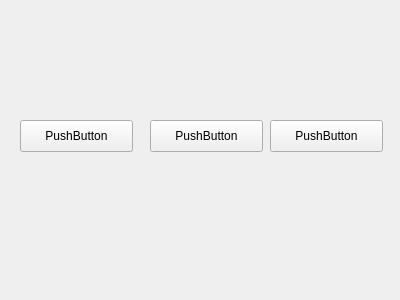
<?xml version="1.0" encoding="UTF-8"?>
<ui version="4.0">
 <class>Form</class>
 <widget class="QWidget" name="Form">
  <property name="geometry">
   <rect>
    <x>0</x>
    <y>0</y>
    <width>400</width>
    <height>300</height>
   </rect>
  </property>
  <property name="windowTitle">
   <string>Form</string>
  </property>
  <widget class="QPushButton" name="playBtn">
   <property name="geometry">
    <rect>
     <x>20</x>
     <y>120</y>
     <width>113</width>
     <height>32</height>
    </rect>
   </property>
   <property name="text">
    <string>PushButton</string>
   </property>
  </widget>
  <widget class="QPushButton" name="pauseBtn">
   <property name="geometry">
    <rect>
     <x>150</x>
     <y>120</y>
     <width>113</width>
     <height>32</height>
    </rect>
   </property>
   <property name="text">
    <string>PushButton</string>
   </property>
  </widget>
  <widget class="QPushButton" name="stopBtn">
   <property name="geometry">
    <rect>
     <x>270</x>
     <y>120</y>
     <width>113</width>
     <height>32</height>
    </rect>
   </property>
   <property name="text">
    <string>PushButton</string>
   </property>
  </widget>
 </widget>
 <resources/>
 <connections/>
</ui>
